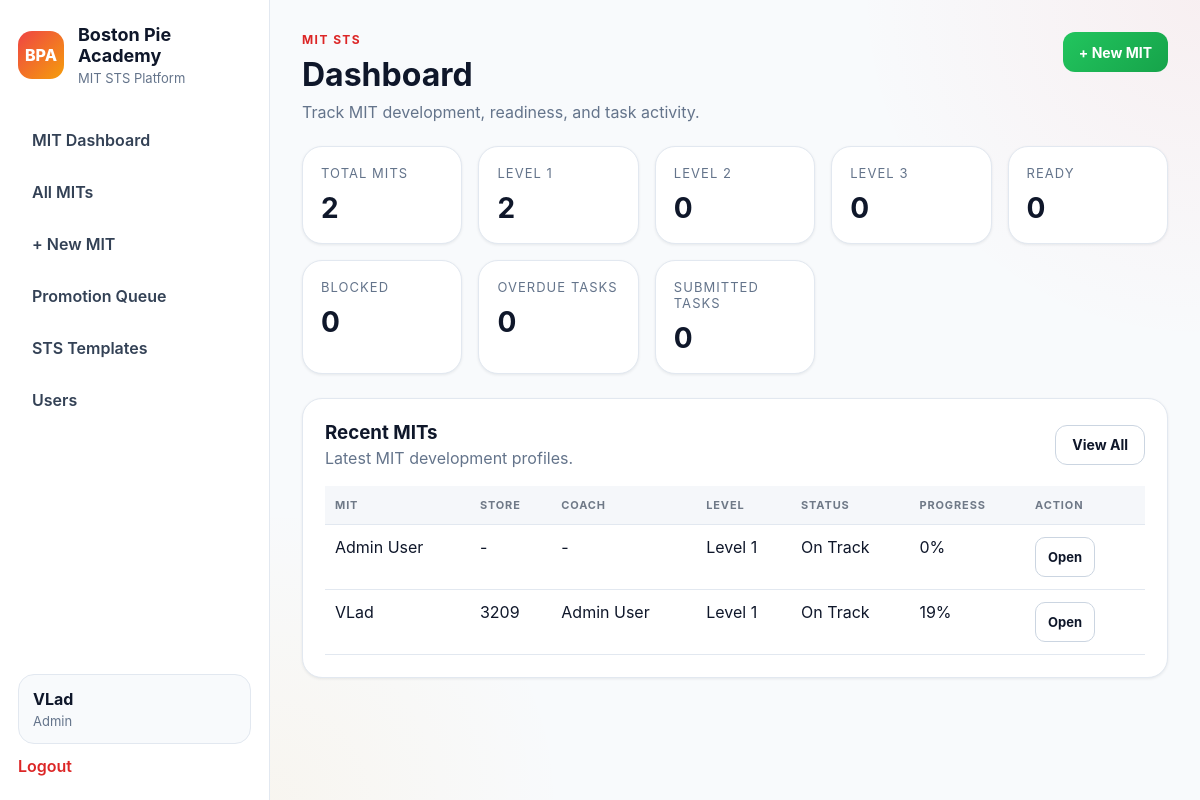
/mit-sts/dashboard (signed in), run on the app's committed database.
### app/models.py (models this page shows, shortened)
class User(UserMixin, db.Model):
    __tablename__ = "users"
    id = db.Column(db.Integer, primary_key=True)
    name = db.Column(db.String(120), nullable=False)
    username = db.Column(db.String(80), unique=True, nullable=False)
    password_hash = db.Column(db.String(255), nullable=False)
    role = db.Column(db.String(50), nullable=False, default="tm")
    store_number = db.Column(db.String(20), nullable=True)
    is_active_user = db.Column(db.Boolean, default=True)
    created_at = db.Column(db.DateTime, default=datetime.utcnow)
    progress_records = db.relationship(
        "LessonProgress",
        backref="user",
        cascade="all, delete-orphan",
        lazy=True
    )
    assignments = db.relationship(
        "TrackAssignment",
        foreign_keys="TrackAssignment.user_id",
        backref="user",
        cascade="all, delete-orphan",
        lazy=True
    )
    assigned_tracks_created = db.relationship(
        "TrackAssignment",
        foreign_keys="TrackAssignment.assigned_by_user_id",
        backref="assigned_by_user",
        lazy=True
    )
    quiz_attempts = db.relationship(
        "QuizAttempt",
        backref="user",
        cascade="all, delete-orphan",
        lazy=True
    )
    mit_profiles = db.relationship(
        "MITProfile",
        foreign_keys="MITProfile.user_id",
        backref="mit_user",
        lazy=True
    )
    coached_mits = db.relationship(
        "MITProfile",
        foreign_keys="MITProfile.coach_user_id",
        backref="coach_user",
        lazy=True
    )
    verified_mit_items = db.relationship(
        "MITLevelProgress",
        foreign_keys="MITLevelProgress.verified_by_user_id",
        backref="verified_by_user",
        lazy=True
    )
    mit_reviews_written = db.relationship(
        "MITReview",
        foreign_keys="MITReview.reviewer_user_id",
        backref="reviewer_user",
        lazy=True
    )
    mit_promotions_approved = db.relationship(
        "MITPromotion",
        foreign_keys="MITPromotion.approved_by_user_id",
        backref="approved_by_user",
        lazy=True
    )
    mit_action_items_owned = db.relationship(
        "MITActionPlanItem",
        foreign_keys="MITActionPlanItem.owner_user_id",
        backref="owner_user",
        lazy=True
    )
    mit_tasks_assigned = db.relationship(
        "MITTask",
        foreign_keys="MITTask.assigned_by_user_id",
        backref="assigned_by_user",
        lazy=True
    )
    @property
    def is_active(self):
        return self.is_active_user

class MITProfile(db.Model):
    __tablename__ = "mit_profiles"
    id = db.Column(db.Integer, primary_key=True)
    user_id = db.Column(db.Integer, db.ForeignKey("users.id"), nullable=False)
    store_number = db.Column(db.String(20), nullable=True)
    coach_user_id = db.Column(db.Integer, db.ForeignKey("users.id"), nullable=True)
    current_level = db.Column(db.Integer, nullable=False, default=1)
    target_level = db.Column(db.String(20), nullable=False, default="2")
    start_date = db.Column(db.Date, nullable=True)
    sts_status = db.Column(db.String(20), nullable=False, default="on_track")
    last_review_date = db.Column(db.Date, nullable=True)
    next_review_date = db.Column(db.Date, nullable=True)
    notes = db.Column(db.Text, nullable=True)
    created_at = db.Column(db.DateTime, default=datetime.utcnow)
    updated_at = db.Column(db.DateTime, default=datetime.utcnow, onupdate=datetime.utcnow)
    progress_items = db.relationship(
        "MITLevelProgress",
        backref="mit_profile",
        cascade="all, delete-orphan",
        lazy=True
    )
    reviews = db.relationship(
        "MITReview",
        backref="mit_profile",
        cascade="all, delete-orphan",
        lazy=True,
        order_by="MITReview.review_date.desc()"
    )
    action_plans = db.relationship(
        "MITActionPlan",
        backref="mit_profile",
        cascade="all, delete-orphan",
        lazy=True
    )
    promotions = db.relationship(
        "MITPromotion",
        backref="mit_profile",
        cascade="all, delete-orphan",
        lazy=True,
        order_by="MITPromotion.effective_date.desc()"
    )
    tasks = db.relationship(
        "MITTask",
        backref="mit_profile",
        cascade="all, delete-orphan",
        lazy=True,
        order_by="MITTask.created_at.desc()"
    )

### app/mit_sts/routes.py (the view)
@mit_sts_bp.route("/")
@mit_sts_bp.route("/dashboard")
@login_required
def dashboard():
    if not is_coach():
        return redirect(url_for("mit_sts.my_mit"))
    mits = (
        MITProfile.query
        .join(User, MITProfile.user_id == User.id)
        .filter(User.is_active_user == True)
        .order_by(MITProfile.created_at.desc())
        .all()
    )
    overdue_tasks_count = 0
    submitted_tasks_count = 0
    recent_progress_map = {}
    level_1_count = 0
    level_2_count = 0
    level_3_count = 0
    ready_count = 0
    blocked_count = 0
    for mit in mits:
        if getattr(mit, "current_level", None) == 1:
            level_1_count += 1
        elif getattr(mit, "current_level", None) == 2:
            level_2_count += 1
        elif getattr(mit, "current_level", None) == 3:
            level_3_count += 1
        if getattr(mit, "sts_status", None) == "ready":
            ready_count += 1
        elif getattr(mit, "sts_status", None) == "blocked":
            blocked_count += 1
        _, overdue, submitted = get_task_counts(mit.id)
        overdue_tasks_count += overdue
        submitted_tasks_count += submitted
        current_level = getattr(mit, "current_level", 1) or 1
        recent_progress_map[mit.id] = calculate_level_progress(mit.id, current_level)
    recent_mits = mits[:5]
    return render_template(
        "mit_sts/dashboard.html",
        mits=mits,
        overdue_tasks_count=overdue_tasks_count,
        submitted_tasks_count=submitted_tasks_count,
        total_mits=len(mits),
        ready_count=ready_count,
        blocked_count=blocked_count,
        level_1_count=level_1_count,
        level_2_count=level_2_count,
        level_3_count=level_3_count,
        recent_mits=recent_mits,
        recent_progress_map=recent_progress_map,
        user=current_user,
    )

### app/templates/mit_sts/dashboard.html (shortened to what this page needs)
{% extends "base.html" %}
{% block content %}
<div class="page-header">
    <div>
        <p class="eyebrow">MIT STS</p>
        <h2>Dashboard</h2>
        <p class="subtle">Track MIT development, readiness, and task activity.</p>
    </div>
    {% if user.role in ["coach", "admin", "training_director"] %}
    <a href="{{ url_for('mit_sts.new_mit') }}" class="btn btn-primary">
        + New MIT
    </a>
    {% endif %}
</div>
<div class="stats-grid">
    <div class="card stat-card">
        <p class="stat-label">Total MITs</p>
        <h3 class="stat-value">{{ total_mits }}</h3>
    </div>
    <div class="card stat-card">
        <p class="stat-label">Level 1</p>
        <h3 class="stat-value">{{ level_1_count }}</h3>
    </div>
    <div class="card stat-card">
        <p class="stat-label">Level 2</p>
        <h3 class="stat-value">{{ level_2_count }}</h3>
    </div>
    <div class="card stat-card">
        <p class="stat-label">Level 3</p>
        <h3 class="stat-value">{{ level_3_count }}</h3>
    </div>
    <div class="card stat-card">
        <p class="stat-label">Ready</p>
        <h3 class="stat-value">{{ ready_count }}</h3>
    </div>
    <div class="card stat-card">
        <p class="stat-label">Blocked</p>
        <h3 class="stat-value">{{ blocked_count }}</h3>
    </div>
    <div class="card stat-card">
        <p class="stat-label">Overdue Tasks</p>
        <h3 class="stat-value">{{ overdue_tasks_count }}</h3>
    </div>
    <div class="card stat-card">
        <p class="stat-label">Submitted Tasks</p>
        <h3 class="stat-value">{{ submitted_tasks_count }}</h3>
    </div>
</div>
<div class="card" style="margin-top: 24px;">
    <div class="section-header" style="display:flex; justify-content:space-between; align-items:center; gap:12px;">
        <div>
            <h3 style="margin:0;">Recent MITs</h3>
            <p class="subtle" style="margin:4px 0 0 0;">Latest MIT development profiles.</p>
        </div>
        <a href="{{ url_for('mit_sts.list_mits') }}" class="btn btn-secondary">View All</a>
    </div>
    {% if recent_mits %}
    <div class="table-wrap" style="margin-top: 18px;">
        <table class="data-table">
            <thead>
                <tr>
                    <th>MIT</th>
                    <th>Store</th>
                    <th>Coach</th>
                    <th>Level</th>
                    <th>Status</th>
                    <th>Progress</th>
                    <th style="width: 120px;">Action</th>
                </tr>
            </thead>
            <tbody>
                {% for mit in recent_mits %}
                <tr>
                    <td>
                        {% if mit.mit_user %}
                            {{ mit.mit_user.name }}
                        {% else %}
                            MIT #{{ mit.id }}
                        {% endif %}
                    </td>
                    <td>{{ mit.store_number or "-" }}</td>
                    <td>
                        {% if mit.coach_user %}
                            {{ mit.coach_user.name }}
                        {% else %}
                            -
                        {% endif %}
                    </td>
                    <td>Level {{ mit.current_level }}</td>
                    <td>{{ mit.sts_status.replace('_', ' ').title() if mit.sts_status else '-' }}</td>
                    <td>{{ recent_progress_map.get(mit.id, 0) }}%</td>
                    <td>
                        <a href="{{ url_for('mit_sts.view_mit', mit_id=mit.id) }}" class="btn btn-secondary btn-sm">Open</a>
                    </td>
                </tr>
                {% endfor %}
            </tbody>
        </table>
    </div>
    {% endif %}
</div>
{% endblock %}

### app/templates/base.html (shortened to what this page needs)
<!DOCTYPE html>
<html lang="en">
<head>
    <link rel="stylesheet" href="{{ url_for('static', filename='css/style.css') }}">
</head>
<body>
    <div class="app-shell">
        <aside class="sidebar">
            <div>
                <div class="brand">
                    <div class="brand-mark">BPA</div>
                    <div>
                        <h1>Boston Pie Academy</h1>
                        <p>MIT STS Platform</p>
                    </div>
                </div>
                {% if current_user.is_authenticated %}
                <nav class="nav">
                    {% if current_user.role == 'mit' %}
                        <a href="{{ url_for('mit_sts.my_mit') }}">My MIT STS</a>
                    {% elif current_user.role in ['coach', 'admin', 'training_director'] %}
                        <a href="{{ url_for('mit_sts.dashboard') }}">MIT Dashboard</a>
                        <a href="{{ url_for('mit_sts.list_mits') }}">All MITs</a>
                        <a href="{{ url_for('mit_sts.new_mit') }}">+ New MIT</a>
                        <a href="{{ url_for('mit_sts.promotion_queue') }}">Promotion Queue</a>
                        <a href="{{ url_for('mit_sts.template_library') }}">STS Templates</a>
                        <a href="{{ url_for('mit_sts.list_users') }}">Users</a>
                    {% endif %}
                </nav>
                {% endif %}
            </div>
            {% if current_user.is_authenticated %}
            <div class="sidebar-footer">
                <div class="user-chip">
                    <strong>{{ current_user.name }}</strong>
                    <span>{{ current_user.role.replace('_', ' ').title() }}</span>
                </div>
                <a class="logout-link" href="{{ url_for('auth.logout') }}">Logout</a>
            </div>
            {% endif %}
        </aside>
        <main class="main-content">
            {% block content %}{% endblock %}
        </main>
    </div>
</body>
</html>

### data on the page
User: name "VLad", role.replace "Admin"
MITProfile: mit_user.name "Admin User", store_number "-", current_level "1", sts_status.replace "On Track", get "0"
MITProfile: mit_user.name "VLad", store_number "3209", coach_user.name "Admin User", current_level "1", sts_status.replace "On Track", get "19"

### other printed values
{{ total_mits }} "2"
{{ level_1_count }} "2"
{{ level_2_count }} "0"
{{ level_3_count }} "0"
{{ ready_count }} "0"
{{ blocked_count }} "0"
{{ overdue_tasks_count }} "0"
{{ submitted_tasks_count }} "0"
